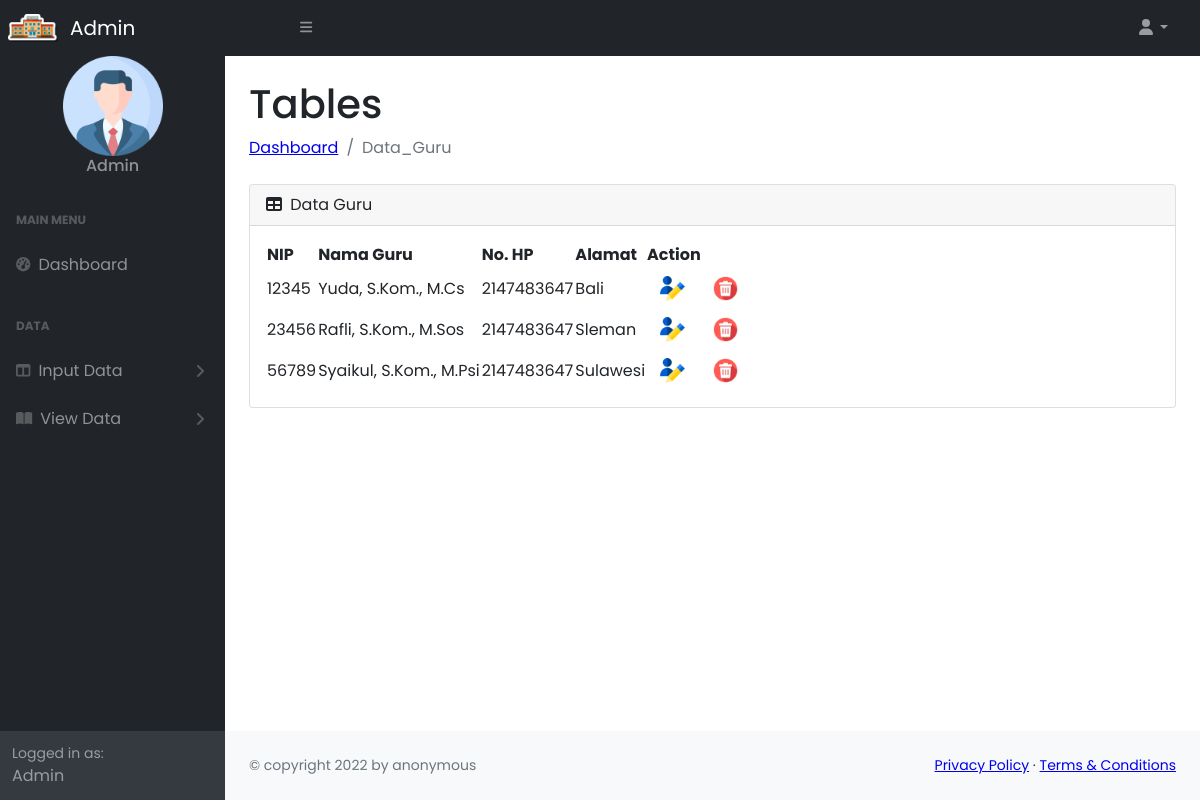
Screenshot of /admin/data_guru.php (signed in) with the database file from the repository.
### tables this page shows
CREATE TABLE `guru` (
  `nip` int(15) NOT NULL,
  `nama` varchar(30) NOT NULL,
  `no_hp` int(15) NOT NULL,
  `alamat` varchar(50) NOT NULL
);

### admin/data_guru.php (the view, shortened to what this page needs)
<!DOCTYPE html>
<html lang="en">
<head>
    <link href="https://cdn.jsdelivr.net/npm/simple-datatables@latest/dist/style.css" rel="stylesheet" />
    <link href="styles.css" rel="stylesheet" />
</head>
<body class="sb-nav-fixed">
    <nav class="sb-topnav navbar navbar-expand navbar-dark bg-dark">
        <img src="../assets/school.png" width="50px" class="icon d-inline-block align-center ms-2 me-2" alt="">
        <a class="navbar-brand ps-1" href="dashboard.php">Admin</a>
        <button class="btn btn-link btn-sm order-1 order-lg-0 me-4 me-lg-0" id="sidebarToggle" href="#!"><i class="fas fa-bars"></i></button>
        <ul class="navbar-nav ms-auto ms-md-0 me-3 me-lg-4">
            <li class="nav-item dropdown">
                <a class="nav-link dropdown-toggle" id="navbarDropdown" href="#" role="button" data-bs-toggle="dropdown" aria-expanded="false"><i class="fas fa-user fa-fw"></i></a>
            </li>
        </ul>
    </nav>
    <div id="layoutSidenav">
        <div id="layoutSidenav_nav">
            <nav class="sb-sidenav accordion sb-sidenav-dark" id="sidenavAccordion">
                <div class="admin-user row">
                    <center>
                        <img src="../assets/profile.png" width="100px" alt="">
                        <h6>Admin</h6>
                    </center>
                </div>
                <div class="sb-sidenav-menu">
                    <div class="nav">
                        <div class="sb-sidenav-menu-heading">Main Menu</div>
                        <a class="nav-link" href="dashboard.php">
                            <div class="sb-nav-link-icon"><i class="fas fa-tachometer-alt"></i></div>
                            Dashboard
                        </a>
                        <div class="sb-sidenav-menu-heading">Data</div>
                        <a class="nav-link collapsed" href="#" data-bs-toggle="collapse" data-bs-target="#collapseLayouts" aria-expanded="false" aria-controls="collapseLayouts">
                            <div class="sb-nav-link-icon"><i class="fas fa-columns"></i></div>
                            Input Data
                            <div class="sb-sidenav-collapse-arrow"><i class="fas fa-angle-down"></i></div>
                        </a>
                        <a class="nav-link collapsed" href="#" data-bs-toggle="collapse" data-bs-target="#viewData" aria-expanded="false" aria-controls="collapseLayouts">
                            <div class="sb-nav-link-icon"><i class="fas fa-book-open"></i></div>
                            View Data
                            <div class="sb-sidenav-collapse-arrow"><i class="fas fa-angle-down"></i></div>
                        </a>
                    </div>
                </div>
                <div class="sb-sidenav-footer">
                    <div class="small">Logged in as:</div>
                    Admin
                </div>
            </nav>
        </div>
        <div id="layoutSidenav_content">
            <main>
                <div class="container-fluid px-4">
                    <h1 class="mt-4">Tables</h1>
                    <ol class="breadcrumb mb-4">
                        <li class="breadcrumb-item"><a href="dashboard.php">Dashboard</a></li>
                        <li class="breadcrumb-item active">Data_Guru</li>
                    </ol>
                    <div class="card mb-4">
                        <div class="card-header">
                            <i class="fas fa-table me-1"></i>
                            Data Guru
                        </div>
                        <div class="card-body">
                            <table id="datatablesSimple">
                                <thead>
                                    <tr>
                                        <th>NIP</th>
                                        <th>Nama Guru</th>
                                        <th>No. HP</th>
                                        <th>Alamat</th>
                                        <th colspan="2">Action</th>
                                    </tr>
                                </thead>
                                <tbody>
                                    <?php
                                    include '../connection/connection.php';
                                    $sql = "SELECT * FROM guru;";
                                    $query = mysqli_query($connect, $sql);
                                    while ($data_guru = mysqli_fetch_array($query)) {
                                    ?>
                                        <tr>
                                            <td><?= $data_guru['nip'] ?></td>
                                            <td><?= $data_guru['nama'] ?></td>
                                            <td><?= $data_guru['no_hp'] ?></td>
                                            <td><?= $data_guru['alamat'] ?></td>
                                            <td><a type="submit" href="edit_guru.php?nip=<?= $data_guru['nip'] ?>" class="btn"><img src="../assets/user.png" width="25px" alt=""></a></td>
                                            <td> <a type="submit" href="../operation/delete.php?nip=<?= $data_guru['nip'] ?>" class="btn"><img src="../assets/delete.png" width="25px" alt=""></a>
                                            </td>
                                        </tr>
                                    <?php
                                    }
                                    ?>
                                </tbody>
                            </table>
                        </div>
                    </div>
                </div>
            </main>
            <footer class="py-4 bg-light mt-auto">
                <div class="container-fluid px-4">
                    <div class="d-flex align-items-center justify-content-between small">
                        <div class="text-muted">&copy; copyright 2022 by anonymous</div>
                        <div>
                            <a href="#">Privacy Policy</a>
                            &middot;
                            <a href="#">Terms &amp; Conditions</a>
                        </div>
                    </div>
                </div>
            </footer>
        </div>
    </div>
</body>
</html>

### rows the page displays
guru: nip "12345", nama "Yuda, S.Kom., M.Cs", no_hp "2147483647", alamat "Bali"
guru: nip "23456", nama "Rafli, S.Kom., M.Sos", no_hp "2147483647", alamat "Sleman"
guru: nip "56789", nama "Syaikul, S.Kom., M.Psi", no_hp "2147483647", alamat "Sulawesi"
